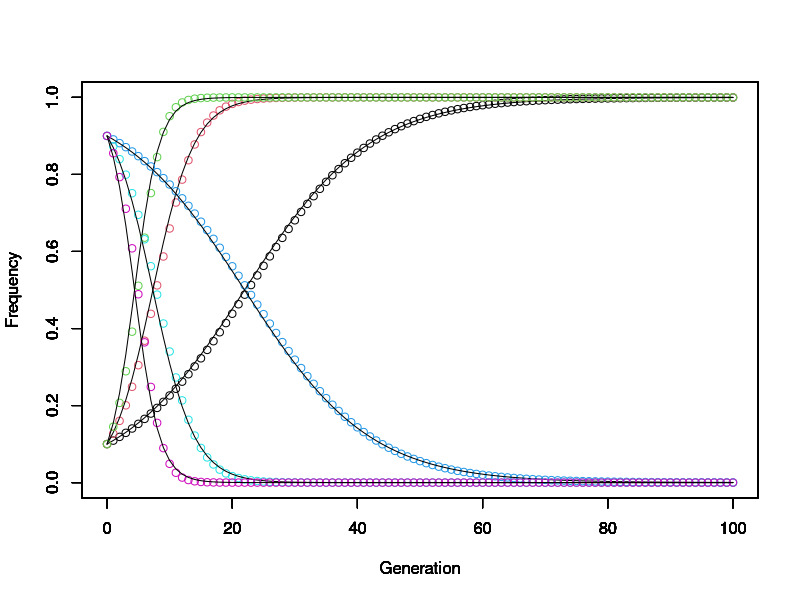

Here is the R script that generated this plot:
## ---- chunk 1
knitr::opts_chunk$set(echo = TRUE)
## ---- chunk 2
# ここにコードを書く


# 数値計算
gn <- 100
B <- c(0.1,0.3,0.5,-0.1,-0.3,-0.5)
p <- matrix(nrow=length(B),ncol=gn+1)
p[,1] <- rep(c(0.1,0.9),each=3)
for(t in 1:gn) {
  p[,t+1] <- p[,t] + B*p[,t]*(1-p[,t])
}

# 近似解を与える関数の定義
p_ana <- function(p0,B,t) {
  solution <- p0*exp(B*t)/(1-p0+p0*exp(B*t))
  return(solution)
}

# グラフのプロット
for(i in 1:3) {
  plot(0:gn,p[i,],col=i,xlim=c(0,gn),ylim=c(0,1),xlab='Generation',ylab='Frequency')
  par(new=T)
  curve(p_ana(0.1,B[i],x),xlim=c(0,gn),ylim=c(0,1),xlab='',ylab='')
  par(new=T)
}
## ---- chunk 3
# ここにコードを書く
for(i in 4:6) {
  plot(0:gn,p[i,],col=i,xlim=c(0,gn),ylim=c(0,1),xlab='Generation',ylab='Frequency')
  par(new=T)
  curve(p_ana(0.9,B[i],x),xlim=c(0,gn),ylim=c(0,1),xlab='',ylab='')
  par(new=T)
}
